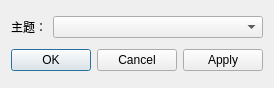
<?xml version="1.0" encoding="UTF-8"?>
<ui version="4.0">
 <class>Dialog</class>
 <widget class="QDialog" name="Dialog">
  <property name="geometry">
   <rect>
    <x>0</x>
    <y>0</y>
    <width>255</width>
    <height>88</height>
   </rect>
  </property>
  <property name="windowTitle">
   <string>设置</string>
  </property>
  <layout class="QVBoxLayout" name="verticalLayout">
   <item>
    <layout class="QHBoxLayout" name="styleLayout">
     <item>
      <widget class="QLabel" name="labStyle">
       <property name="sizePolicy">
        <sizepolicy hsizetype="Maximum" vsizetype="Maximum">
         <horstretch>0</horstretch>
         <verstretch>0</verstretch>
        </sizepolicy>
       </property>
       <property name="text">
        <string>主题：</string>
       </property>
      </widget>
     </item>
     <item>
      <widget class="QComboBox" name="comboBox_style">
       <property name="sizePolicy">
        <sizepolicy hsizetype="Expanding" vsizetype="Maximum">
         <horstretch>0</horstretch>
         <verstretch>0</verstretch>
        </sizepolicy>
       </property>
      </widget>
     </item>
    </layout>
   </item>
   <item>
    <widget class="QDialogButtonBox" name="buttonBox">
     <property name="orientation">
      <enum>Qt::Horizontal</enum>
     </property>
     <property name="standardButtons">
      <set>QDialogButtonBox::Apply|QDialogButtonBox::Cancel|QDialogButtonBox::Ok</set>
     </property>
    </widget>
   </item>
  </layout>
 </widget>
 <resources/>
 <connections>
  <connection>
   <sender>buttonBox</sender>
   <signal>accepted()</signal>
   <receiver>Dialog</receiver>
   <slot>accept()</slot>
   <hints>
    <hint type="sourcelabel">
     <x>248</x>
     <y>254</y>
    </hint>
    <hint type="destinationlabel">
     <x>157</x>
     <y>274</y>
    </hint>
   </hints>
  </connection>
  <connection>
   <sender>buttonBox</sender>
   <signal>rejected()</signal>
   <receiver>Dialog</receiver>
   <slot>reject()</slot>
   <hints>
    <hint type="sourcelabel">
     <x>316</x>
     <y>260</y>
    </hint>
    <hint type="destinationlabel">
     <x>286</x>
     <y>274</y>
    </hint>
   </hints>
  </connection>
 </connections>
</ui>
